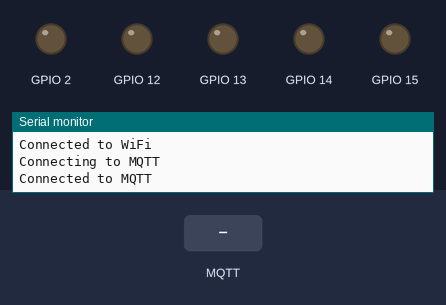
The sketch below on a simulated ESP32. Shown: output pins drawn as LEDs (lit = HIGH), the last lines printed to the serial monitor. Inputs (shaded band) come from the test bench. WiFi joins after 1.5 s; servers stay silent unless stated; no MQTT or app messages arrive unless stated.

Above: at 3.2 s.
3.3 s: MQTT message "UP" arrives on the first subscribed topic
At 4.5 s:
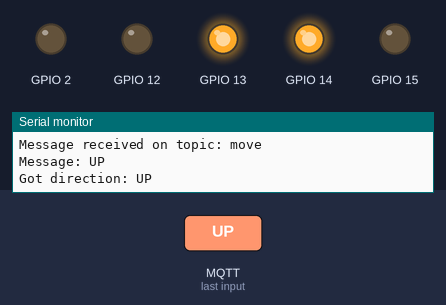
4.8 s: MQTT message "DOWN" arrives on the first subscribed topic
At 5.7 s:
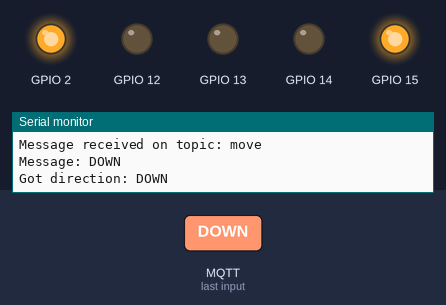
6.3 s: MQTT message "LEFT" arrives on the first subscribed topic
At 6.9 s:
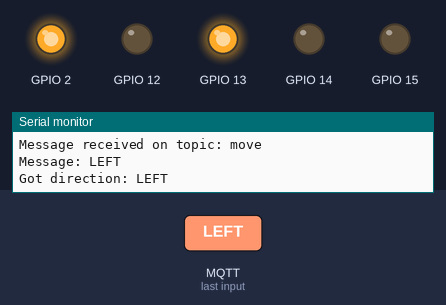
7.8 s: MQTT message "1" arrives on the first subscribed topic
At 9.2 s:
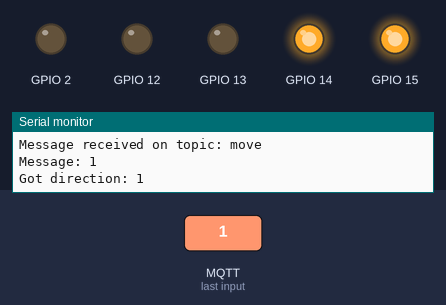
Timing chart, 0 to 10.3 s (numbered marks = the images above; inputs shaded):
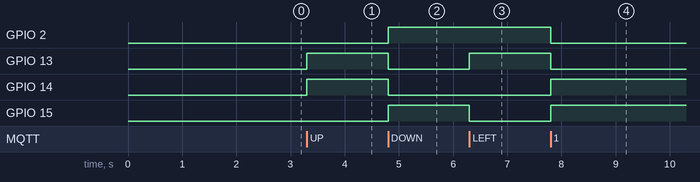

Measured:
- after the input at 3.3 s, GPIO 13, GPIO 14: LOW → HIGH at once
- after the input at 4.8 s, GPIO 2, GPIO 15: LOW → HIGH at once; GPIO 13, GPIO 14: HIGH → LOW at once
- after the input at 6.3 s, GPIO 13: LOW → HIGH at once; GPIO 15: HIGH → LOW at once
- after the input at 7.8 s, GPIO 2, GPIO 13: HIGH → LOW at once; GPIO 14, GPIO 15: LOW → HIGH at once

The sketch:

Surveillance_Automobile.ino
```cpp
#include <WiFi.h>
#include <PubSubClient.h>
#include "esp_camera.h"
#include <Arduino.h>
#include <AsyncTCP.h>
#include <ESPAsyncWebServer.h>
#include <iostream>
#include <sstream>

const char* ssid = "Mohannad";
const char* password = "Kc118144@";
const char* mqttServer = "5.tcp.eu.ngrok.io";
const int mqttPort = 15867;
const char* mqttClientId = "esp32";
const char* mqttTopic = "move";

WiFiClient espClient;
PubSubClient client(espClient);

struct MOTOR_PINS
{
  int pinEn;
  int pinIN1;
  int pinIN2;
};

std::vector<MOTOR_PINS> motorPins =
{
  {12, 13, 15},  //RIGHT_MOTOR Pins (EnA, IN1, IN2)
  {12, 14, 2},   //LEFT_MOTOR  Pins (EnB, IN3, IN4)
};

#define RIGHT_MOTOR 0
#define LEFT_MOTOR 1

#define FORWARD 1
#define BACKWARD -1

void connectToWiFi() {
  Serial.println("Connecting to WiFi");
  WiFi.begin(ssid, password);

  while (WiFi.status() != WL_CONNECTED) {
    delay(1000);
    Serial.println("Connecting to WiFi...");
  }

  Serial.println("Connected to WiFi");
}

void callback(char* topic, byte* payload, unsigned int length) {
  Serial.print("Message received on topic: ");
  Serial.println(topic);

  // Convert payload to a string
  char msg[length + 1];
  for (int i = 0; i < length; i++) {
    msg[i] = (char)payload[i];
  }
  msg[length] = '\0';

  Serial.print("Message: ");
  Serial.println(msg);

  moveCar(msg);
}

void connectToMQTT() {
  Serial.println("Connecting to MQTT");
  client.setServer(mqttServer, mqttPort);
  client.setCallback(callback);

  while (!client.connected()) {
    if (client.connect(mqttClientId)) {
      Serial.println("Connected to MQTT");
      client.subscribe(mqttTopic);
    } else {
      Serial.print("Failed, rc=");
      Serial.print(client.state());
      Serial.println(" Retrying in 5 seconds...");
      delay(5000);
    }
  }
}

void rotateMotor(int motorNumber, int motorDirection)
{
  if (motorDirection == FORWARD)
  {
    digitalWrite(motorPins[motorNumber].pinIN1, HIGH);
    digitalWrite(motorPins[motorNumber].pinIN2, LOW);
  }
  else if (motorDirection == BACKWARD)
  {
    digitalWrite(motorPins[motorNumber].pinIN1, LOW);
    digitalWrite(motorPins[motorNumber].pinIN2, HIGH);
  }
  else
  {
    digitalWrite(motorPins[motorNumber].pinIN1, LOW);
    digitalWrite(motorPins[motorNumber].pinIN2, LOW);
  }
}

void moveCar(const char* direction)
{
  Serial.printf("Got direction: %s\n", direction);
  if (strcmp(direction, "UP") == 0)
  {
    rotateMotor(RIGHT_MOTOR, FORWARD);
    rotateMotor(LEFT_MOTOR, FORWARD);
  }
  else if (strcmp(direction, "DOWN") == 0)
  {
    rotateMotor(RIGHT_MOTOR, BACKWARD);
    rotateMotor(LEFT_MOTOR, BACKWARD);
  }
  else if (strcmp(direction, "LEFT") == 0)
  {
    rotateMotor(RIGHT_MOTOR, FORWARD);
    rotateMotor(LEFT_MOTOR, BACKWARD);
  }
  else
  {
    rotateMotor(RIGHT_MOTOR, BACKWARD);
    rotateMotor(LEFT_MOTOR, FORWARD);
  }

}


void setUpPinModes()
{

  for (int i = 0; i < motorPins.size(); i++)
  {
    pinMode(motorPins[i].pinEn, OUTPUT);
    pinMode(motorPins[i].pinIN1, OUTPUT);
    pinMode(motorPins[i].pinIN2, OUTPUT);

  }

}


void setup() {
  setUpPinModes();
  Serial.begin(115200);
  connectToWiFi();
  connectToMQTT();
}

void loop() {
  if (!client.connected()) {
    connectToMQTT();
  }
  client.loop();
}
```
